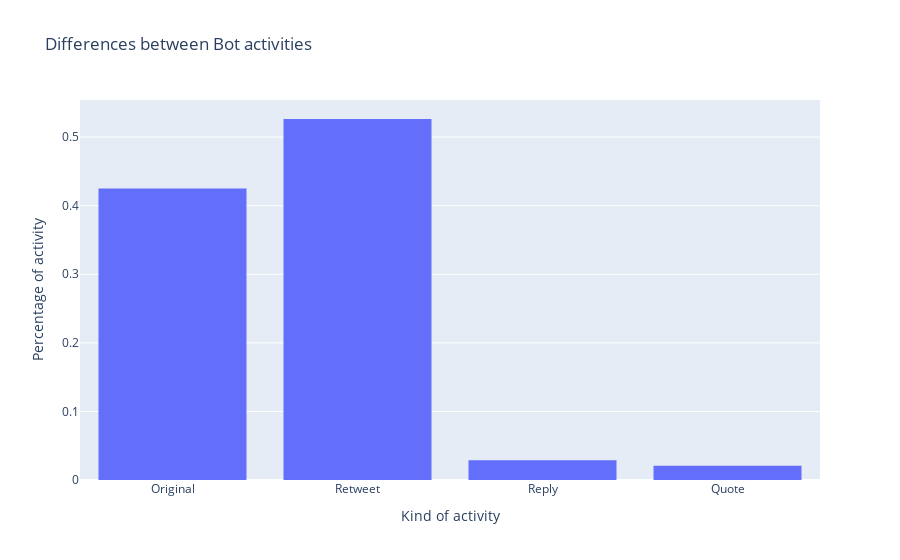

The code cell stored with this chart in its notebook:
### Code cell
values = [len_original/total_len, len_rt/total_len, len_rp/total_len, len_quote/total_len]
labels = ["Original", "Retweet", "Reply", "Quote"]
fig = go.Figure()
fig.add_trace(go.Histogram(histfunc="sum", y=values, x=labels, name="Bots"))
fig.update_layout(
    title="Differences between Bot activities",
    xaxis_title="Kind of activity",
    yaxis_title="Percentage of activity",
    legend_title="Legend")
fig.show()

### Figure 1 — Plotly figure (JSON) as saved in the notebook; plotly's stock layout.template omitted (floating-point values rounded to 4 significant figures)
{"data": [{"histfunc": "sum", "name": "Bots", "type": "histogram", "x": ["Original", "Retweet", "Reply", "Quote"], "y": [0.4249, 0.5264, 0.02896, 0.02072]}], "layout": {"legend": {"title": {"text": "Legend"}}, "title": {"text": "Differences between Bot activities"}, "xaxis": {"title": {"text": "Kind of activity"}}, "yaxis": {"title": {"text": "Percentage of activity"}}}}
